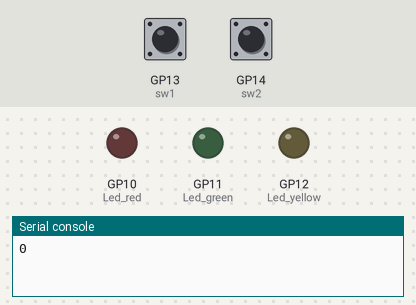
The program below on a simulated Raspberry Pi Pico running MicroPython. Parts: output pins drawn as LEDs (lit = HIGH), the last lines printed to the serial console. Inputs (shaded band) come from the test bench; at power-on: GP13 (sw1) HIGH, GP14 (sw2) LOW. Random numbers come from a fixed seed.

Above: at 0.1 s.
At 3.4 s:
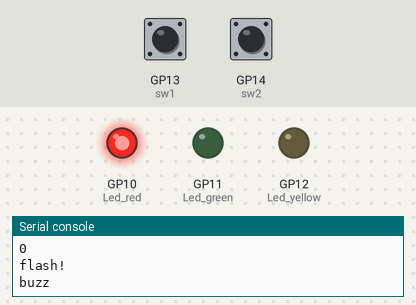
Timing chart, 0 to 4.9 s (numbered marks = the images above):
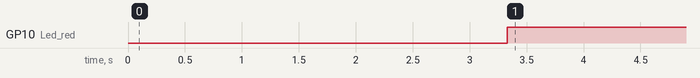

The program:

SAC.py
```python
############################################
# reaction game Søren, Anita og Christian
from machine import Pin, Timer, PWM
import urandom
import utime

Led_red = Pin(10, Pin.OUT)
Led_green = Pin(11, Pin.OUT)
Led_yellow = Pin(12, Pin.OUT)
li = [Led_red, Led_green, Led_yellow]

sw1 = Pin(13, Pin.IN)
sw2 = Pin(14, Pin.IN)
sw3 = Pin(15, Pin.IN)
swli = [sw1, sw2, sw3]

buzzer = PWM(Pin(9))

time1 = Timer()
ran = urandom.randint(0,2)
print(ran)

def flash():
    print("flash!")
    li[ran].on()

def clear():
    for led in li:
        led.off()

def poll():
    while True:
        if swli[ran].value()==0:
            print("Det var den rigtige!")
            break
        elif swli[0].value()==0 or swli[1].value()==0 or swli[2].value()==0:
            print("buzz")
            # buzz
            #buzzer.freq(494)
            #buzzer.duty_u16(5000)
            utime.sleep(1)
            #buzzer.duty_u16(0)
            print("buzz off")

def start(event):
    clear()
    flash()
    før = utime.ticks_ms()
    poll()
    efter = utime.ticks_ms()
    print(utime.ticks_diff(efter, før))
    clear()

t = urandom.randint(1000,4000)
time1.init(mode=Timer.ONE_SHOT, period=t, callback=start)
############################################
```

Measured:
- by itself, GP10 (Led_red): LOW → HIGH at 3.3 s
